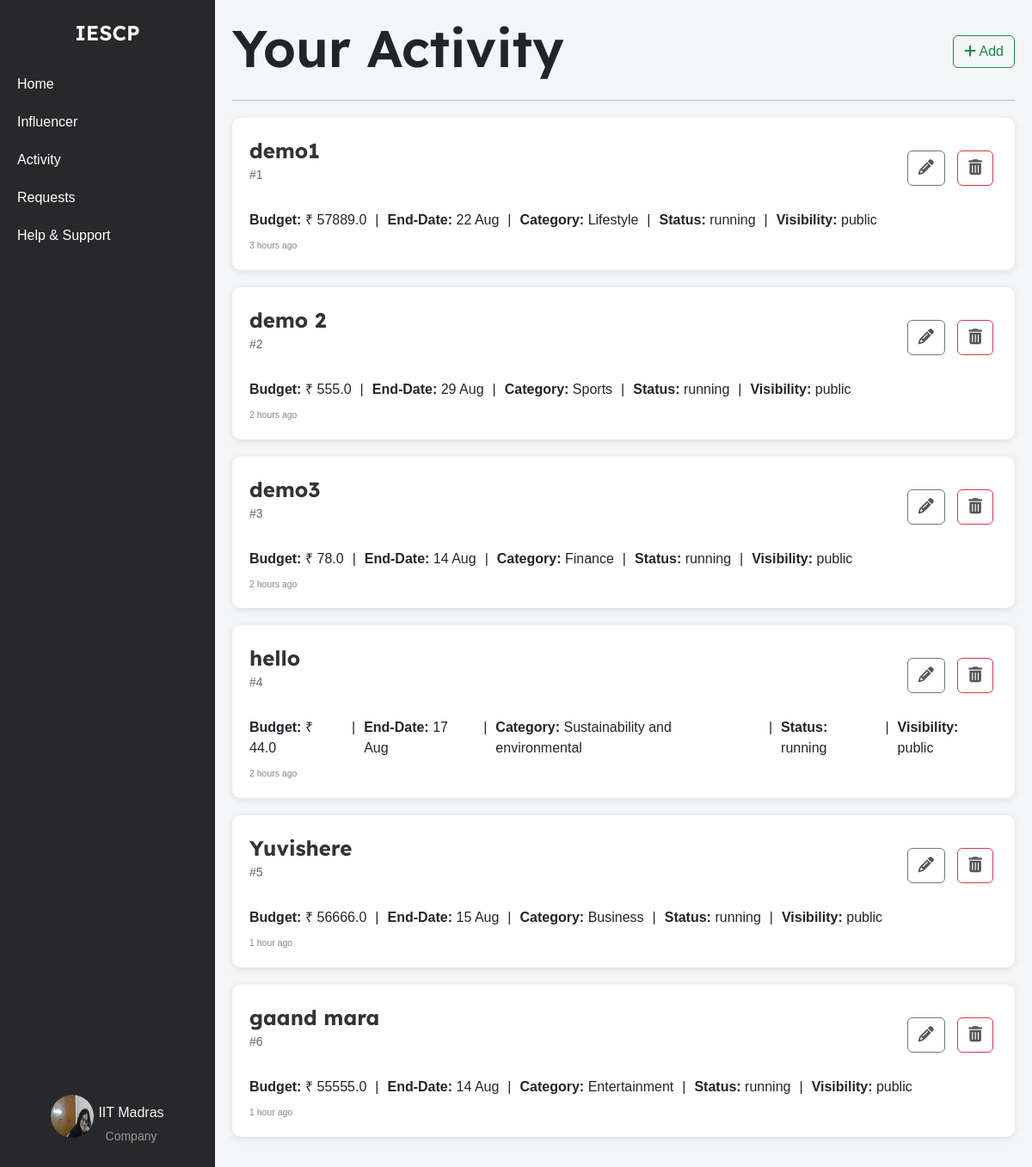
Screenshot of /company/activity (signed in) with the database file from the repository.
### models.py (models this page shows)
class Company(db.Model):
    __tablename__ = 'company'
    id = db.Column(db.Integer, primary_key=True)
    company_name = db.Column(db.String(100), nullable=False)
    username = db.Column(db.String(50), unique=True, nullable=False)
    email = db.Column(db.String(120), unique=True, nullable=False)
    password_hash = db.Column(db.String(128), nullable=False)
    phone_number = db.Column(db.String(20), nullable=False)
    address = db.Column(db.String(200), nullable=False)
    industry = db.Column(db.String(100), nullable=False)
    other_industry = db.Column(db.String(100), nullable=True)
    website = db.Column(db.String(200), nullable=False)
    description = db.Column(db.Text, nullable=False)
    social_media_link = db.Column(db.String(200), nullable=False)
    logo = db.Column(db.String(200), nullable=False)
    campaigns = db.relationship('Campaign', backref='company', lazy=True)

class Campaign(db.Model):
    __tablename__ = 'campaign'
    id = db.Column(db.Integer, primary_key=True)
    title = db.Column(db.String(200), nullable=False)
    description = db.Column(db.Text, nullable=False)
    budget = db.Column(db.Float, nullable=False)
    start_date = db.Column(db.Date, nullable=False)
    end_date = db.Column(db.Date, nullable=False)
    company_id = db.Column(db.Integer, db.ForeignKey('company.id'), nullable=False)
    status = db.Column(db.String(50), nullable=False, default='pending')
    category = db.Column(db.String(255), nullable=False)
    created_at = db.Column(db.DateTime, nullable=False, default=datetime.utcnow)
    visibility = db.Column(db.String(50), nullable=False, default='public')
    influencers = db.relationship('Influencer', secondary=influencer_campaign_association, back_populates='campaigns')
    @property
    def created_at_ist(self):
        utc_time = self.created_at.replace(tzinfo=timezone('UTC'))
        ist_time = utc_time.astimezone(timezone('Asia/Kolkata'))
        return ist_time

### company_routes.py (the view)
@app.route('/company/activity')
@company_auth_required
def company_activity():
    user = Company.query.get(session['company_id'])
    campaign = Campaign.query.filter_by(company_id=session['company_id']).all()
    return render_template('company_activity.html', campaigns=campaign, user=user)

### company_routes.py (called while the page is built)
def company_auth_required(func):
    @wraps(func)
    def func3(*args, **kwargs):
        if 'company_id' in session:
            return func(*args, **kwargs)
        else:
            flash("Please login first")
            return redirect(url_for('company_login'))
    return func3

### templates/company_activity.html (shortened to what this page needs)
{% extends 'layout.html' %}
{% block content %}
    <div class="container-box">
        <div class="sidebar">
            <div class="logo">IESCP</div>
            <ul>
                <li><a href="{{url_for('company_home')}}">Home</a></li>
                <li><a href="{{url_for('influencer_search')}}">Influencer</a></li>
                <li><a href="{{url_for('company_activity')}}">Activity</a></li>
                <li><a href="{{url_for('company_requests')}}">Requests</a></li>
                <li><a href="#">Help & Support</a></li>
            </ul>
            <div class="profile">
                <a href="{{ url_for('company_dashboard') }}">
                    <img src="{{ url_for('static', filename='profile_upload/company/' + user.username + '/' + user.logo) }}" alt="Profile Picture">
                    <div class="profile-name-category">
                        <span class="company_name">{{ user.company_name }}</span>
                        <span class="category">Company</span>
                    </div>
                </a>
            </div>
        </div>
        <div class="container">
            <div class="activity-heading">
                <h1>Your Activity</h1>
                <a href="{{url_for('campaign_add')}}" class="btn btn-outline-success"><i class="fa-solid fa-plus"></i> Add</a>
            </div>
            <hr>
            {% for campaign in campaigns %}
            <div class="campaign">
                <div class="campaign-main-details">
                    <div class="campaign-title">
                        <a href="{{ url_for('campaign_view', campaign_id=campaign.id) }}">{{ campaign.title }}</a>
                        <p>#{{ campaign.id }}</p>
                    </div>
                    <div class="campaign-actions">
                        <a href="{{ url_for('campaign_edit', campaign_id=campaign.id) }}" class="btn btn-outline-secondary">
                            <i class="fa fa-pencil "></i>
                        </a>
                        <a href="{{ url_for('campaign_delete', campaign_id=campaign.id) }}" class="btn btn-outline-danger">
                            <i class="fa fa-trash"></i>
                        </a>
                    </div>
                </div>
                <div class="campaign-details">
                    <div>
                        <strong>Budget:</strong> &#x20B9; {{ campaign.budget }}
                    </div> |
                    <div>
                        <strong>End-Date:</strong> {{ campaign.end_date.strftime('%d %b') }}
                    </div> |
                    <div>
                        <strong>Category:</strong> {{ campaign.category }}
                    </div> |
                    <div>
                        <strong>Status:</strong> {{ campaign.status }}
                    </div> |
                    <div>
                        <strong>Visibility:</strong> {{ campaign.visibility }}
                    </div>
                </div>
                <div class="campaign-meta">
                    <small class="campaign-timestamp" data-created-at="{{ campaign.created_at_ist.isoformat() }}"></small>
                </div>
            </div>
            {% endfor %}
        </div>
    </div>
{% endblock %}

### templates/company_activity.html (style rules this page uses)
body { font-family: Arial, sans-serif; margin: 0; padding: 0; height: 100vh; background-color: #f4f6f8; overflow: hidden; }
.container-box { display: flex; width: 100%; height: 100vh; }
a { text-decoration: none; color: whitesmoke; }
.sidebar { width: 250px; background-color: #28282B; color: white; display: flex; flex-direction: column; align-items: center; padding-top: 20px; position: sticky; top: 0; height: 100vh; overflow-y: auto; }
.sidebar .logo { font-size: 24px; font-weight: bold; margin-bottom: 20px; font-family: 'Lexend Deca', sans-serif; font-weight: 600; }
.sidebar ul { list-style-type: none; padding: 0; width: 100%; }
.sidebar ul li { width: 100%; }
.sidebar ul li a { display: block; padding: 10px 20px; color: white; text-decoration: none; }
.sidebar .profile { margin-top: auto; text-align: center; padding: 10px; }
.profile .category { font-size: 14px; color: #999; margin-top: 5px; }
.sidebar .profile img { width: 50px; height: 50px; border-radius: 50%; margin-bottom: 5px; }
.profile { display: flex; flex-direction: column; align-items: center; text-align: center; padding: 10px; margin-bottom: 20px; }
.profile a { display: flex; align-items: center; text-align: center; justify-content: center; gap: 5px; }
.profile-name-category { display: flex; flex-direction: column; align-items: center; text-align: center; justify-content: center; padding-top: 13px; }
.container .activity-heading { display: flex; justify-content: space-between; align-items: center; }
.container .activity-heading h1 { font-size: 60px; font-weight: bold; font-family: 'Lexend Deca', sans-serif; font-weight: 600; }
.campaign { background-color: #ffffff; padding: 20px; border-radius: 10px; box-shadow: 0 2px 10px rgba(0, 0, 0, 0.1); margin: 20px 0; transition: transform 0.2s, box-shadow 0.2s; position: relative; }
.campaign-main-details { display: flex; justify-content: space-between; align-items: center; margin-bottom: 10px; }
.campaign-title { display: flex; flex-direction: column; }
.campaign-title a { font-size: 24px; font-weight: bold; font-family: 'Lexend Deca', sans-serif; color: #333; text-decoration: none; }
.campaign-title p { font-size: 14px; color: #555; }
.campaign-actions a { margin: 0 5px; font-size: 18px; color: #555; }
.campaign-actions { position: relative; }
.campaign-details { display: flex; gap: 10px; margin-bottom: 10px; }
.campaign p { font-size: 14px; color: #666; margin-bottom: 20px; }
.campaign-meta { display: flex; justify-content: space-between; font-size: 12px; color: #888; }
.container { flex: 1; padding: 20px; overflow-y: auto; }

### rows the page displays
Company: username+logo (picture), company_name "IIT Madras"
Campaign: title "demo1", id "1", budget "57889.0", end_date "22 Aug", category "Lifestyle", status "running", visibility "public"
Campaign: title "demo 2", id "2", budget "555.0", end_date "29 Aug", category "Sports", status "running", visibility "public"
Campaign: title "demo3", id "3", budget "78.0", end_date "14 Aug", category "Finance", status "running", visibility "public"
Campaign: title "hello", id "4", budget "44.0", end_date "17 Aug", category "Sustainability and environmental", status "running", visibility "public"
Campaign: title "Yuvishere", id "5", budget "56666.0", end_date "15 Aug", category "Business", status "running", visibility "public"
Campaign: title "gaand mara", id "6", budget "55555.0", end_date "14 Aug", category "Entertainment", status "running", visibility "public"
